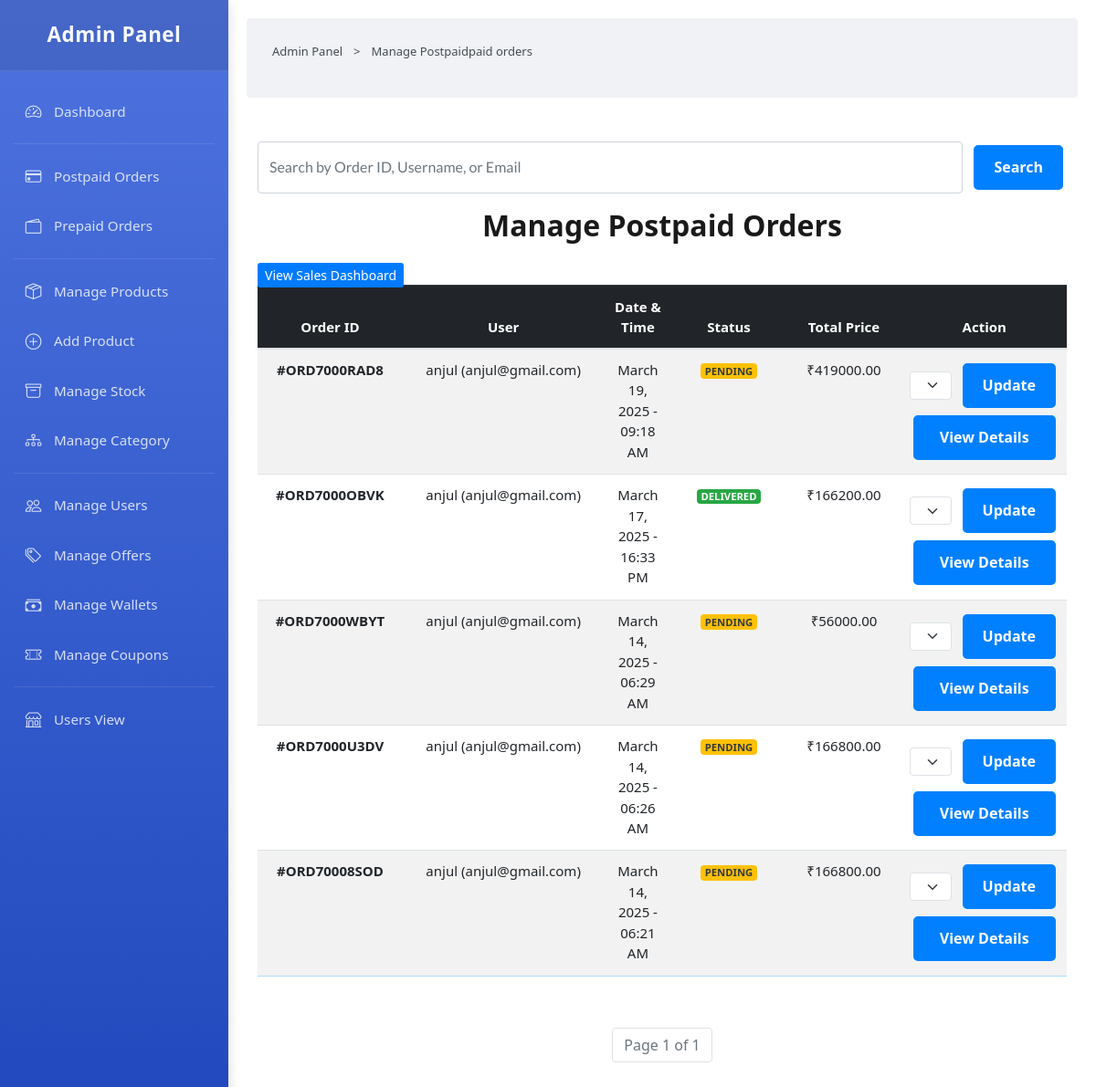
The page /adminpanel/orders/ on the database its author committed.
### order/models.py (models this page shows, shortened)
class Order(models.Model):
    STATUS_CHOICES = [
        ('PENDING', 'Pending'),
        ('PROCESSING', 'Processing'),
        ('SHIPPED', 'Shipped'),
        ('DELIVERED', 'Delivered'),
        ('CANCELLED', 'Cancelled'),
        ("RETURN_REQUESTED", "Return Requested"),
        ("RETURN_APPROVED", "Return Approved"),
    ]
    user = models.ForeignKey(User, on_delete=models.CASCADE)
    total_price = models.DecimalField(max_digits=10, decimal_places=2, default=0.00)
    discounted_price = models.DecimalField(max_digits=10, decimal_places=2, default=0.00)
    status = models.CharField(max_length=20, choices=STATUS_CHOICES, default='PENDING')
    is_active = models.BooleanField(default=True)
    created_at = models.DateTimeField(auto_now_add=True)
    updated_at = models.DateTimeField(auto_now=True)
    order_unique_id = models.CharField(max_length=20, unique=True, blank=True, null=True)
    reason = models.TextField(blank=True, null=True)  # New field

### login/models.py (models this page shows, shortened)
class CustomUser(AbstractUser):
    email = models.EmailField(unique=True)
    is_blocked = models.BooleanField(default=False)  # Field to block users
    groups = models.ManyToManyField(Group, related_name="customuser_set", blank=True)
    user_permissions = models.ManyToManyField(Permission, related_name="customuser_permissions_set", blank=True)
    profile_picture = models.ImageField(upload_to='profile_pics/', max_length=255, null=True, blank=True)

### adminpanel/views.py (the view, shortened to what this page needs)
# urls.py: path("orders/", views.manage_orders, name="manage_orders"),
def manage_orders(request):
    search_query = request.GET.get("search", "").strip()
    orders = Order.objects.all().order_by('-created_at')
    paginator = Paginator(orders, 10)
    page_number = request.GET.get("page")
    page_obj = paginator.get_page(page_number)
    if request.method == "POST":
        order_id = request.POST.get("order_id")
        order = get_object_or_404(Order, id=order_id)
        form = OrderStatusUpdateForm(request.POST, instance=order)
        if form.is_valid():
            form.save()
            messages.success(request, f"Order {order.order_unique_id} status updated to {order.status}.")
            return redirect('manage_orders')
    else:
        form = OrderStatusUpdateForm()
    return render(request, "admin/manage_orders.html", {
        "page_obj": page_obj,
        "form": form,
        "search_query": search_query
    })

### adminpanel/forms.py
class OrderStatusUpdateForm(forms.ModelForm):
    class Meta:
        model = Order
        fields = ['status']  # Only allow status updates
        widgets = {
            'status': forms.Select(attrs={'class': 'form-control'})
        }

### cart/context_processors.py (called while the page is built)
def cart_item_count(request):
    if request.user.is_authenticated:
        cart, created = Cart.objects.get_or_create(user=request.user)
        count = cart.cart_items.count()  # Count total items in the cart
    else:
        count = 0  # If user is not logged in, set count to 0
    return {'cart_count': count}

def wishlist_item_count(request):
    if request.user.is_authenticated:
        wishlist, created = Wishlist.objects.get_or_create(user=request.user)
        count = wishlist.items.count()  # Use 'items' from related_name in WishlistItem
    else:
        count = 0  # No wishlist items if user is not logged in
    return {'wishlist_count': count}

### templates/admin/manage_orders.html (shortened to what this page needs)
{% extends 'admin/admin-base.html' %}
{% block content %}
<section class="breadcrumb">
    <ul class="breadcrumb__list flex container">
        <li><a href="{% url 'dashboard' %}" class="breadcrumb__link">Admin Panel</a></li>
        <li><span class="breadcrumb__link">></span></li>
        <li><span class="breadcrumb__link">Manage Postpaidpaid orders</span></li>
    </ul>
</section>
<div class="container mt-5">
    <form method="GET" action="{% url 'manage_orders' %}" class="d-flex mb-3">
        <input type="text" name="search" class="form-control me-2" placeholder="Search by Order ID, Username, or Email" value="{{ search_query }}">
        <button type="submit" class="btn btn-primary">Search</button>
    </form>
    <h2 class="text-center mb-4">Manage Postpaid Orders</h2>
    <a href="{% url 'sales_dashboard' %}" class="btn-sm btn-primary text-decoration-none">View Sales Dashboard </a>
    <div class="table-responsive" style="overflow-x: auto; max-width: 100%;">
        <table class="table table-striped w-100" style="table-layout: auto;">
            <thead class="table-dark">
                <tr>
                    <th>Order ID</th>
                    <th>User</th>
                    <th>Date & Time</th>
                    <th>Status</th>
                    <th>Total Price</th>
                    <th>Action</th>
                </tr>
            </thead>
            <tbody>
                {% for order in page_obj %}
                <tr>
                    <td><strong>#{{ order.order_unique_id }}</strong></td>
                    <td>{{ order.user.username }} ({{ order.user.email }})</td>
                    <td>{{ order.created_at|date:"F d, Y - H:i A" }}</td>
                    <td>
                        <span class="badge
                            {% if order.status == 'PENDING' %} bg-warning text-dark
                            {% elif order.status == 'PROCESSING' %} bg-primary
                            {% elif order.status == 'SHIPPED' %} bg-info
                            {% elif order.status == 'DELIVERED' %} bg-success
                            {% elif order.status == 'CANCELLED' %} bg-danger text-white
                            {% elif order.status == 'RETURN_REQUESTED' %} bg-secondary text-white
                            {% elif order.status == 'RETURN_APPROVED' %} bg-dark text-white
                            {% endif %}">
                            {{ order.status }}
                        </span>
                    </td>
                    <td>₹{{ order.total_price }}</td>
                    <td>
                        <form method="POST" action="" class="d-flex align-items-center">
                            <select name="status" class="form-select form-select-sm me-2">
                                {% for choice in form.fields.status.choices %}
                                <option value="{{ choice.0 }}" {% if choice.0 == order.status %}selected{% endif %}>
                                    {{ choice.1 }}
                                </option>
                                {% endfor %}
                            </select>
                            <button type="submit" class="btn btn-sm btn-success">Update</button>
                        </form>
                        {% if order.status == "RETURN_REQUESTED" %}
                        <a href="{% url 'verify_return_request' order.id %}" class="btn btn-sm btn-warning ">
                            Verify Return
                        </a>
                        {% else %}
                        <a href="{% url 'verify_return_request' order.id %}" class="btn btn-sm btn-warning">
                            View Details
                        </a>
                        {% endif %}
                    </td>
                </tr>
                {% empty %}
                <tr>
                    <td colspan="6" class="text-center text-muted">No orders found.</td>
                </tr>
                {% endfor %}
            </tbody>
        </table>
    </div>
    <nav aria-label="Order Pagination">
        <ul class="pagination justify-content-center mt-4">
            <li class="page-item disabled">
                <span class="page-link">Page {{ page_obj.number }} of {{ page_obj.paginator.num_pages }}</span>
            </li>
        </ul>
    </nav>
</div>
{% endblock %}

### static/css/styles.css (style rules this page uses)
:root { --header-height: 4rem; --first-color: hsl(210, 100%, 50%); --first-color-alt: hsl(200, 100%, 80%); --second-color: hsl(35, 100%, 50%); --title-color: hsl(0, 0%, 10%); --text-color: hsl(210, 10%, 30%); --text-color-light: hsl(210, 15%, 50%); --body-color: hsl(0, 0%, 100%); --container-color: hsl(210, 20%, 95%); --border-color: hsl(210, 50%, 90%); --border-color-alt: hsl(200, 89%, 82%); --body-font: "Lato", sans-serif; --second-font: "League Spartan" sans-serif; --big-font-size: 3.5rem; --h1-font-size: 2.75rem; --h2-font-size: 2rem; --h3-font-size: 1.75rem; --h4-font-size: 1.375rem; --large-font-size: 1.125rem; --normal-font-size: 1rem; --small-font-size: 0.875rem; --smaller-font-size: 0.75rem; --tiny-font-size: 0.6875rem; --weight-400: 400; --weight-500: 500; --weight-600: 600; --weight-700: 700; --transition: cubic-bezier(0, 0, 0.05, 1); }
@media screen and (max-width: 1200px) { :root { --big-font-size: 2.25rem; --h1-font-size: 2rem; --h2-font-size: 1.375rem; --h3-font-size: 1.25rem; --h4-font-size: 1.125rem; --large-font-size: 1rem; --normal-font-size: 0.9375rem; --small-font-size: 0.8125rem; --smaller-font-size: 0.6875rem; --tiny-font-size: 0.625rem; } }
* { margin: 0; padding: 0; box-sizing: border-box; }
html { scroll-behavior: smooth; }
input, textarea, body { color: var(--text-color); font-family: var(--body-font); font-size: var(--normal-font-size); font-weight: var(--weight-400); }
body { background-color: var(--body-color); }
h1, h2, h3, h4 { font-family: var(--second-font); color: var(--title-color); font-weight: var(--weight-600); }
ul { list-style: none; }
a { text-decoration: none; }
button, textarea, input { background-color: transparent; border: none; outline: none; }
table { width: 100%; border-collapse: collapse; }
.container { max-width: 1320px; margin-inline: auto; padding-inline: 0.75rem; }
.btn { background-color: var(--first-color); color: var(--body-color); height: 49px; line-height: 43px; font-family: var(--second-font); font-size: var(--small-font-size); font-weight: var(--weight-700); border-radius: 0.25rem; -webkit-border-radius: 0.25rem; -moz-border-radius: 0.25rem; -ms-border-radius: 0.25rem; -o-border-radius: 0.25rem; transition: all 0.4s var(--transition); -webkit-transition: all 0.4s var(--transition); -moz-transition: all 0.4s var(--transition); -ms-transition: all 0.4s var(--transition); -o-transition: all 0.4s var(--transition); }
.flex { display: flex; align-items: center; column-gap: 0.5rem; }
form button { margin-top: 10px; }
form input, form select, form textarea { border: 1px solid #ccc; padding: 8px; font-size: 14px; border-radius: 4px; }
.btn { display: flex; align-items: center; justify-content: center; text-align: center; margin :4px; border: 2px solid var(--first-color); background-color: var(--first-color); border: 2px solid var(--first-color); color: var(--body-color); padding: 12px 20px; font-size: 16px; font-weight: bold; border-radius: 5px; cursor: pointer; transition: background-color 0.3s; }
.breadcrumb { background-color: var(--container-color); padding-block: 1.5rem; }
.breadcrumb__list { column-gap: 0.75rem; }
.breadcrumb__link { color: var(--text-color); font-size: var(--small-font-size); }
.pagination { display: flex; justify-content: center; column-gap: 0.625rem; margin-top: 2.75rem; }
.table { table-layout: fixed; margin-bottom: 2rem; }
.table tbody tr { border-top: 1px solid var(--border-color-alt); }
.table tr:last-child { border-bottom: 1px solid var(--border-color-alt); }
.table thead tr th:nth-child(1), .table tbody tr td:nth-child(1) { width: 216px; }
.table thead tr th:nth-child(2), .table tbody tr td:nth-child(2) { width: 400px; }
.table thead tr th:nth-child(3), .table tbody tr td:nth-child(3) { width: 108px; }
.table thead tr th:nth-child(4), .table tbody tr td:nth-child(4) { width: 220px; }
.table thead tr th:nth-child(5), .table tbody tr td:nth-child(5) { width: 200px; }
.table thead tr th:nth-child(6), .table tbody tr td:nth-child(6) { width: 152px; }
.table thead tr th, .table tbody tr td { padding: 0.7rem 0.5rem; text-align: center; }
@media screen and (max-width: 1400px) { .container { max-width: 1140px; } }
@media screen and (max-width: 1200px) { .container { max-width: 960px; } }

### rows shown on the page
Order: order_unique_id "ORD7000RAD8", user.username "anjul", user.email "anjul@gmail.com", created_at "March 19, 2025 - 09:18 AM", status "PENDING", total_price "419000.00", status "Pending", shows "View Details"
Order: order_unique_id "ORD7000OBVK", user.username "anjul", user.email "anjul@gmail.com", created_at "March 17, 2025 - 16:33 PM", status "DELIVERED", total_price "166200.00", status "Delivered", shows "View Details"
Order: order_unique_id "ORD7000WBYT", user.username "anjul", user.email "anjul@gmail.com", created_at "March 14, 2025 - 06:29 AM", status "PENDING", total_price "56000.00", status "Pending", shows "View Details"
Order: order_unique_id "ORD7000U3DV", user.username "anjul", user.email "anjul@gmail.com", created_at "March 14, 2025 - 06:26 AM", status "PENDING", total_price "166800.00", status "Pending", shows "View Details"
Order: order_unique_id "ORD70008SOD", user.username "anjul", user.email "anjul@gmail.com", created_at "March 14, 2025 - 06:21 AM", status "PENDING", total_price "166800.00", status "Pending", shows "View Details"

### other values the page prints
{{ page_obj.number }} "1"
{{ page_obj.paginator.num_pages }} "1"
